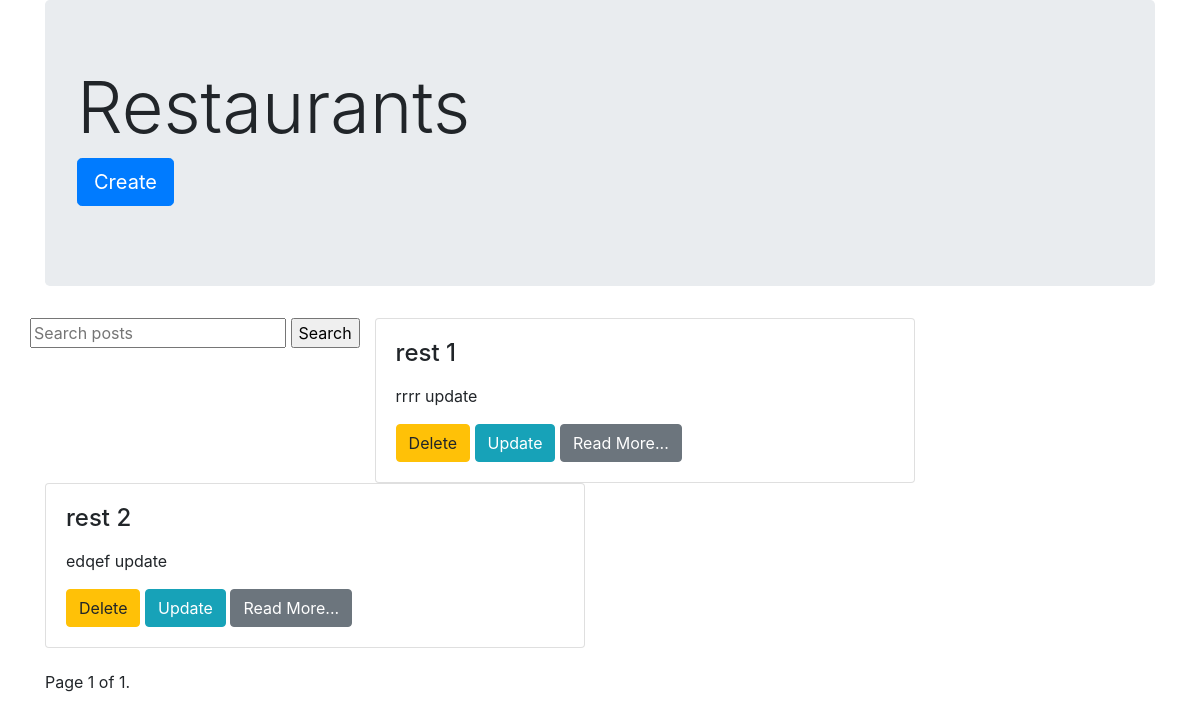
/rest/list/, run on an earlier commit of the app's database.
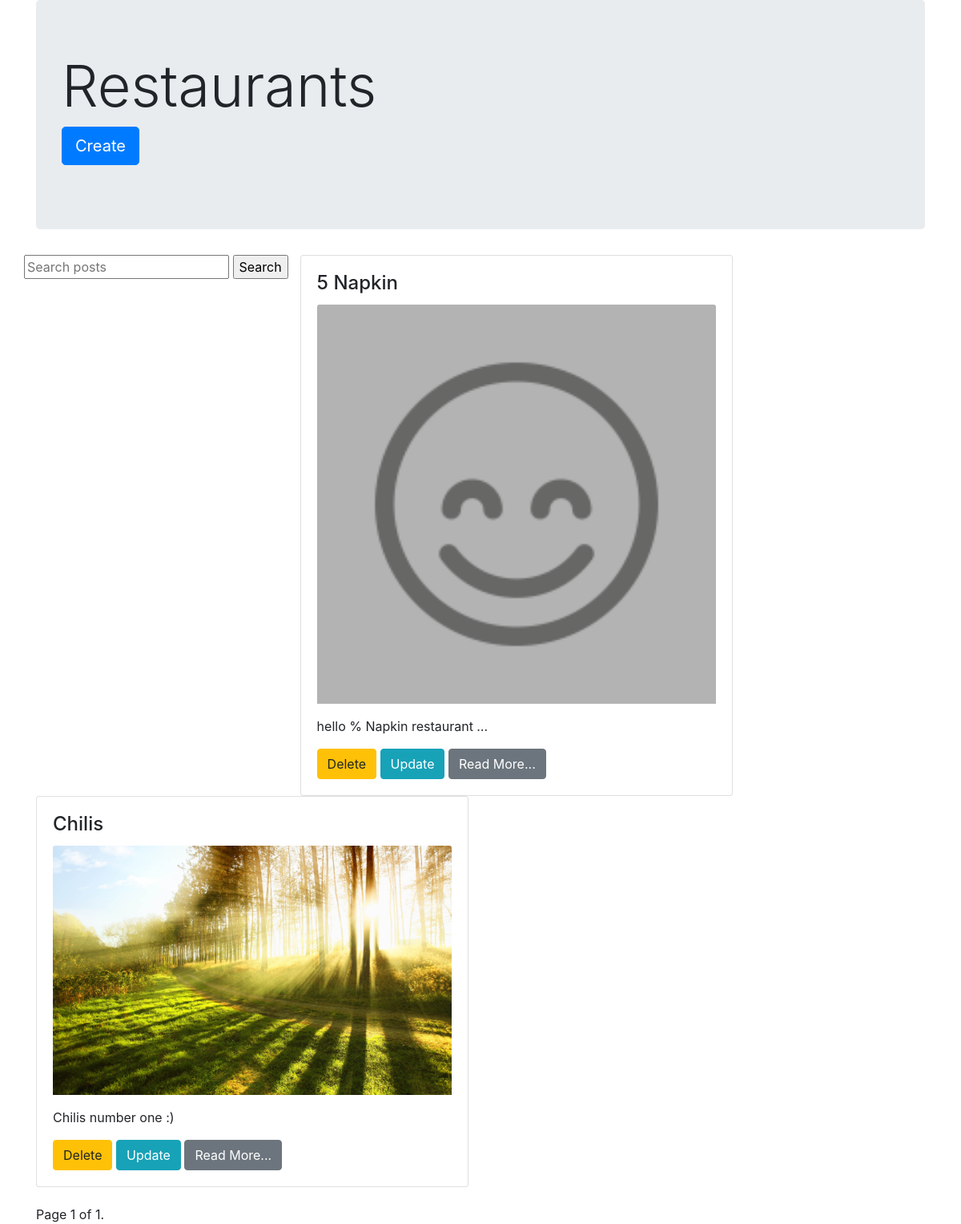
And on a later commit of the database.
### restaurants/models.py (models this page shows, shortened)
class Restaurant(models.Model):
	name = models.CharField(max_length=250, unique=True)
	slug = models.SlugField(blank=True)
	description = models.TextField()
	opening_time = models.TimeField()
	closing_time = models.TimeField()
	logo = models.ImageField(null=True, blank=True, upload_to="post_images")
	class Meta:
		ordering = ['name']

### restaurants/views.py (the view)
def restaurant_list(request):
	objects = models.Restaurant.objects.all()
	query = request.GET.get("q")
	if query:
		objects = objects.filter(name__icontains=query)
	paginator = Paginator(objects, 2) # Show 25 contacts per page
	number = request.GET.get('page')
	try:
		objects = paginator.page(number)
	except PageNotAnInteger:
		objects = paginator.page(1)
	except EmptyPage:
		objects = paginator.page(paginator.num_pages)
	context = {
		"objects": objects
	}
	return render(request, 'restaurant_list.html', context)

### restaurants/templates/restaurant_list.html (shortened to what this page needs)
{% extends "base.html" %}
{% block content%}
	<div class="jumbotron">
		<h1 class="display-3">Restaurants</h1>
		<p class="lead">
		<a class="btn btn-primary btn-lg" href="{% url 'restaurant_create' %}" role="button">Create</a>
		</p>
	</div>
	<div class="row">
		<form action="{% url 'restaurant_list' %}" method="GET">
			<input type="text" name='q' placeholder="Search posts">
			<input type="submit" value="Search">
		</form>
		<br>
		{% for c in objects %}
			<div class="col-sm-6">
				<div class="card">
					<div class="card-body">
						<h4 class="card-title">{{c.name}} <small>{{c.updated|timesince}}</small></h4>
						{% if c.logo %}
						<img src="{{c.logo.url}}" alt="card image" class="card-img-top">
						{% endif %}
						<p class="card-text">{{c.description|linebreaks|truncatechars:30}}</p>
						<a href="{% url 'restaurant_delete' restaurant_slug=c.slug %}" class="btn btn-warning" data-toggle="tooltip" data-placement="top" title="delete ">Delete</a>
						<a href="{% url 'restaurant_update' restaurant_slug=c.slug %}" class="btn btn-info">Update</a>
						<a href="{% url 'restaurant_detail' restaurant_slug=c.slug %}" class="btn btn-secondary">Read More...</a>
					</div>
				</div>
			</div>
			{% endfor %}
		</div>
		<div class="pagination" style="margin-top:2%;">
			<span class="step-links">
				<span class="current">
					Page {{ objects.number }} of {{ objects.paginator.num_pages }}.
				</span>
			</span>
		</div>
{% endblock content%}

### restaurants/templates/base.html (shortened to what this page needs)
<!DOCTYPE html>
<html lang="en">
<head>
	<link rel="stylesheet" href="https://maxcdn.bootstrapcdn.com/bootstrap/4.0.0-beta.2/css/bootstrap.min.css">
</head>
<body>
<div class="container">
{% block content %}
{% endblock content%}
</div>
</body>
</html>

What changed in the data, as far as the page shows it:
removed Restaurant: name "rest 1", description "rrrr update"
removed Restaurant: name "rest 2", description "edqef update"
added Restaurant: name "5 Napkin", logo (placeholder picture), description "hello % Napkin restaurant …"
added Restaurant: name "Chilis", logo (picture), description "Chilis number one :)"
